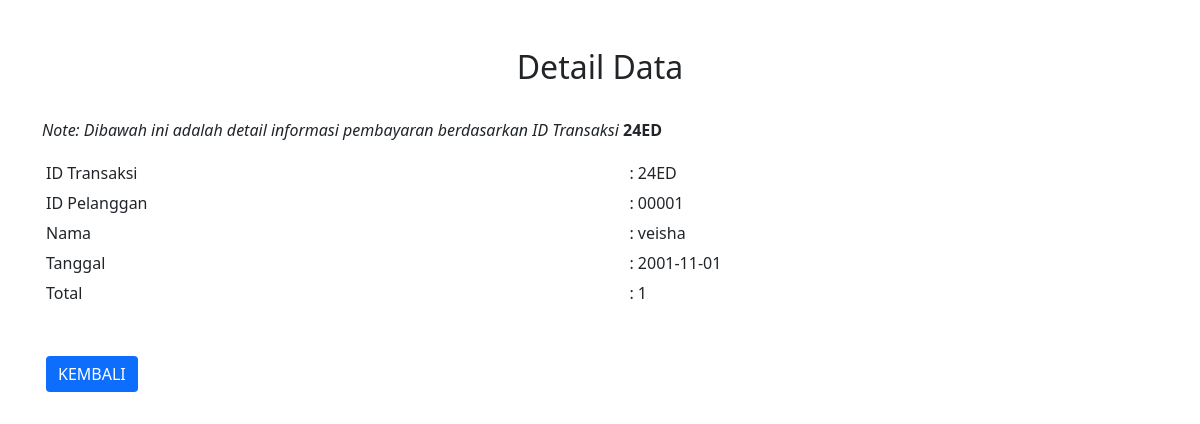
/transaksi/detail.php?id_trans=24ED, run on the app's committed database.
### tables this page shows
CREATE TABLE `transaksi` (
  `id_trans` varchar(10) NOT NULL,
  `id_pelanggan` varchar(15) NOT NULL,
  `tanggal` date NOT NULL,
  `total` varchar(20) NOT NULL
);

CREATE TABLE `pelanggan` (
  `id_pelanggan` varchar(15) NOT NULL,
  `nama` varchar(20) NOT NULL,
  `alamat` varchar(100) NOT NULL,
  `telp` varchar(15) NOT NULL
);

### transaksi/detail.php (the view, shortened to what this page needs)
<?php
    if(isset($_GET['id_trans'])){
        $id_trans = $_GET['id_trans'];
    }
    else {
        die ("Error. No Kode Selected!");
    }
    require_once('../koneksi/config.php');
    $query   = mysqli_query($conn, "SELECT * FROM transaksi INNER JOIN pelanggan ON transaksi.id_pelanggan = pelanggan.id_pelanggan AND transaksi.id_trans = '$id_trans' ");
    $result   = mysqli_fetch_array($query) or die();
?>
<html>
<head>
    <link href="https://cdn.jsdelivr.net/npm/bootstrap@5.0.2/dist/css/bootstrap.min.css" rel="stylesheet">
</head>
<body >
    <div class="container">
    <div class="card mt-5">
    <h2 align="center">Detail Data</h2>
    <p><i>Note: Dibawah ini adalah detail informasi pembayaran berdasarkan ID Transaksi</i> <b><?php echo $id_trans?></b></p>
    <table border="0" cellpadding="4">
         <tr>
            <td>ID Transaksi</td>
            <td>: <?php echo $result['id_trans']?></td>
        </tr>
        <tr>
            <td>ID Pelanggan</td>
            <td>: <?php echo $result['id_pelanggan']?></td>
        </tr>
        <tr>
            <td>Nama</td>
            <td>: <?php echo $result['nama']?></td>
        </tr>
         <tr>
            <td>Tanggal</td>
            <td>: <?php echo $result['tanggal']?></td>
        </tr>
         <tr>
            <td>Total</td>
            <td>: <?php echo $result['total']?></td>
        </tr>
        <tr height="40">
            <td>
                <br><br>
             <a href="data_transaksi.php" type="button" class="btn btn-primary">KEMBALI</a>
            </td>
            <td>
            </td>
        </tr>
    </table>
    </div>
    </div>
</body>
</html>

### transaksi/detail.php (style rules this page uses)
* { border: none!important; }

### data on the page
transaksi: id_trans "24ED", id_pelanggan.id_pelanggan "00001", id_pelanggan.nama "veisha", tanggal "2001-11-01", total "1"

### other printed values
$id_trans "24ED"
